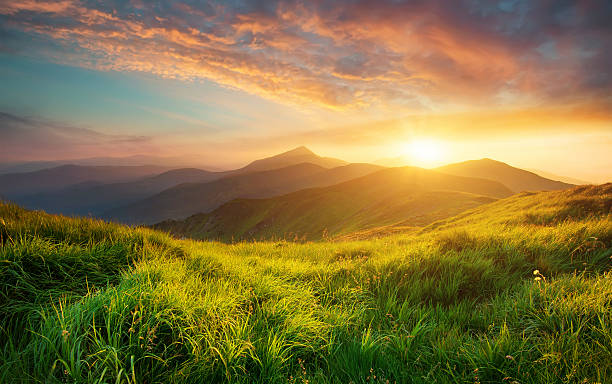
#> input picture Q2/Image Input/12.jpeg, 612 x 384 px; its folder holds only this picture in this run
$ jupyter execute Lab_02.ipynb
#> lines starting #> are read from the running program, lines starting #| are printed output that depends on the picture
Write a program to execute Semantic Segmentation.

[cell 1]
import cv2 as cv
import os
import glob
import numpy as np
import matplotlib.pyplot as plt

def load_images(folder_path):
    """Load images from a folder."""
#> called with folder_path = 'Image Input'
    image_files = glob.glob(os.path.join(folder_path, '*.jpeg'))
    images = [cv.imread(image_path) for image_path in image_files]
#> images = 1 item
    return images

def semantic_segmentation(images, num_clusters=3):
    """Perform semantic segmentation using K-means clustering."""
    segmented_images = []
    criteria = (cv.TERM_CRITERIA_EPS + cv.TERM_CRITERIA_MAX_ITER, 100, 0.2)
    for img in images:
        pixels = img.reshape((-1, 3))
        pixels = np.float32(pixels)
        _, labels, centers = cv.kmeans(pixels, num_clusters, None, criteria, 10, cv.KMEANS_RANDOM_CENTERS)
        centers = np.uint8(centers)
        segmented_img = centers[labels.flatten()].reshape(img.shape)
        segmented_images.append(segmented_img)
    return segmented_images

# Load images
folder_path = r"Image Input"
images = load_images(folder_path)
#> images = 1 item

# Check if images were loaded correctly
if len(images) == 0:
    print("No images found in the specified folder.")
    exit()

# Perform segmentation
semantic_segmented_images = semantic_segmentation(images)
#> the loop in semantic_segmentation, `for img in images:` made 1 pass
#> centers on pass 1: [[68, 122, 149], [22, 63, 54], [128, 189, 227]]
#> pass 1, in semantic_segmentation, `segmented_img = centers[labels.flatten()].reshape(img.shape)`:
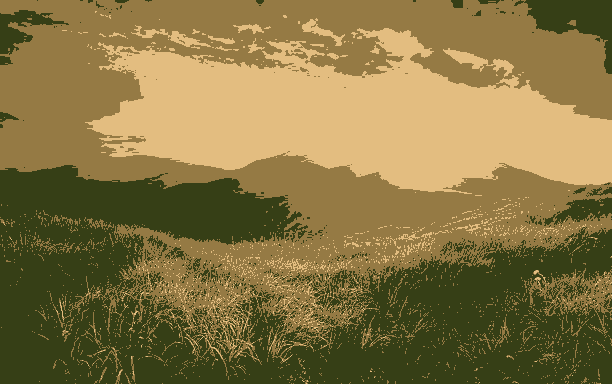
#> segmented_img: shape (384, 612, 3); mean B, G, R 65.8, 116.8, 133.6
#> semantic_segmented_images = 1 item

# Display results
for i in range(min(3, len(images))): # Ensure we don't go out of range if less than 3 images were loaded
    plt.figure(figsize=(15, 5))
    plt.subplot(1, 2, 1)
    plt.imshow(cv.cvtColor(images[i], cv.COLOR_BGR2RGB))
    plt.title('Original Image')
    plt.axis('off')
    plt.subplot(1, 2, 2)
    plt.imshow(cv.cvtColor(semantic_segmented_images[i], cv.COLOR_BGR2RGB))
    plt.title('Semantic Segmentation')
    plt.axis('off')
#> this loop made 1 pass

plt.show()
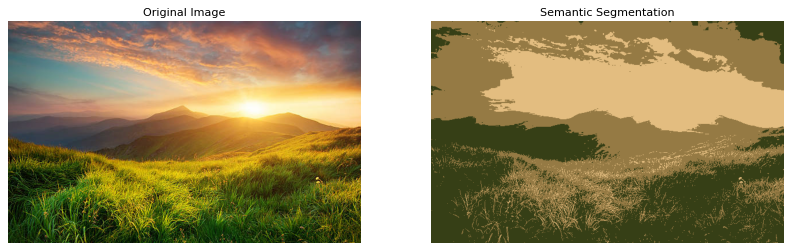
#> figure drawn by matplotlib, 2 panels

$ run again, on Q2/Image Input/download.jpeg
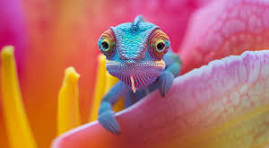
#> input picture Q2/Image Input/download.jpeg, 269 x 148 px
#> in load_images, `images = [cv.imread(image_path) for image_path in image_files]`: images = 1 item
#> the loop in semantic_segmentation, `for img in images:` made 1 pass
#> centers on pass 1: [[40, 119, 207], [176, 141, 175], [98, 75, 174]]
#> pass 1, in semantic_segmentation, `segmented_img = centers[labels.flatten()].reshape(img.shape)`:
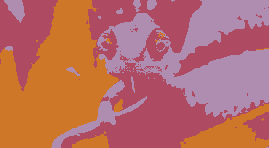
#> segmented_img: shape (148, 269, 3); mean B, G, R 101.5, 108.1, 185
#> the loop `for i in range(min(3, len(images))): # Ensure we don't go out of range..` made 1 pass
#> `plt.show()`:
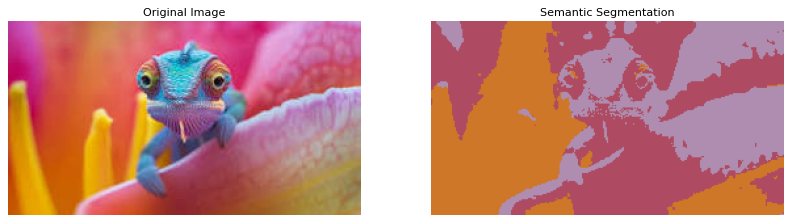
#> figure drawn by matplotlib, 2 panels

$ run again, on Q2/Image Input/images.jpeg
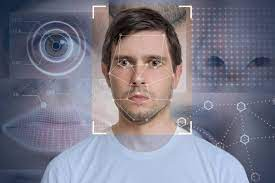
#> input picture Q2/Image Input/images.jpeg, 275 x 183 px
#> in load_images, `images = [cv.imread(image_path) for image_path in image_files]`: images = 1 item
#> the loop in semantic_segmentation, `for img in images:` made 1 pass
#> centers on pass 1: [[133, 121, 127], [198, 183, 183], [87, 70, 68]]
#> pass 1, in semantic_segmentation, `segmented_img = centers[labels.flatten()].reshape(img.shape)`:
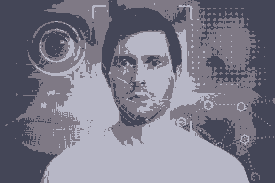
#> segmented_img: shape (183, 275, 3); mean B, G, R 136.5, 121.8, 123
#> the loop `for i in range(min(3, len(images))): # Ensure we don't go out of range..` made 1 pass
#> `plt.show()`:
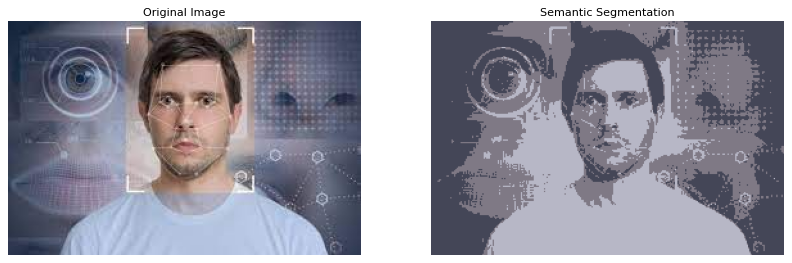
#> figure drawn by matplotlib, 2 panels
